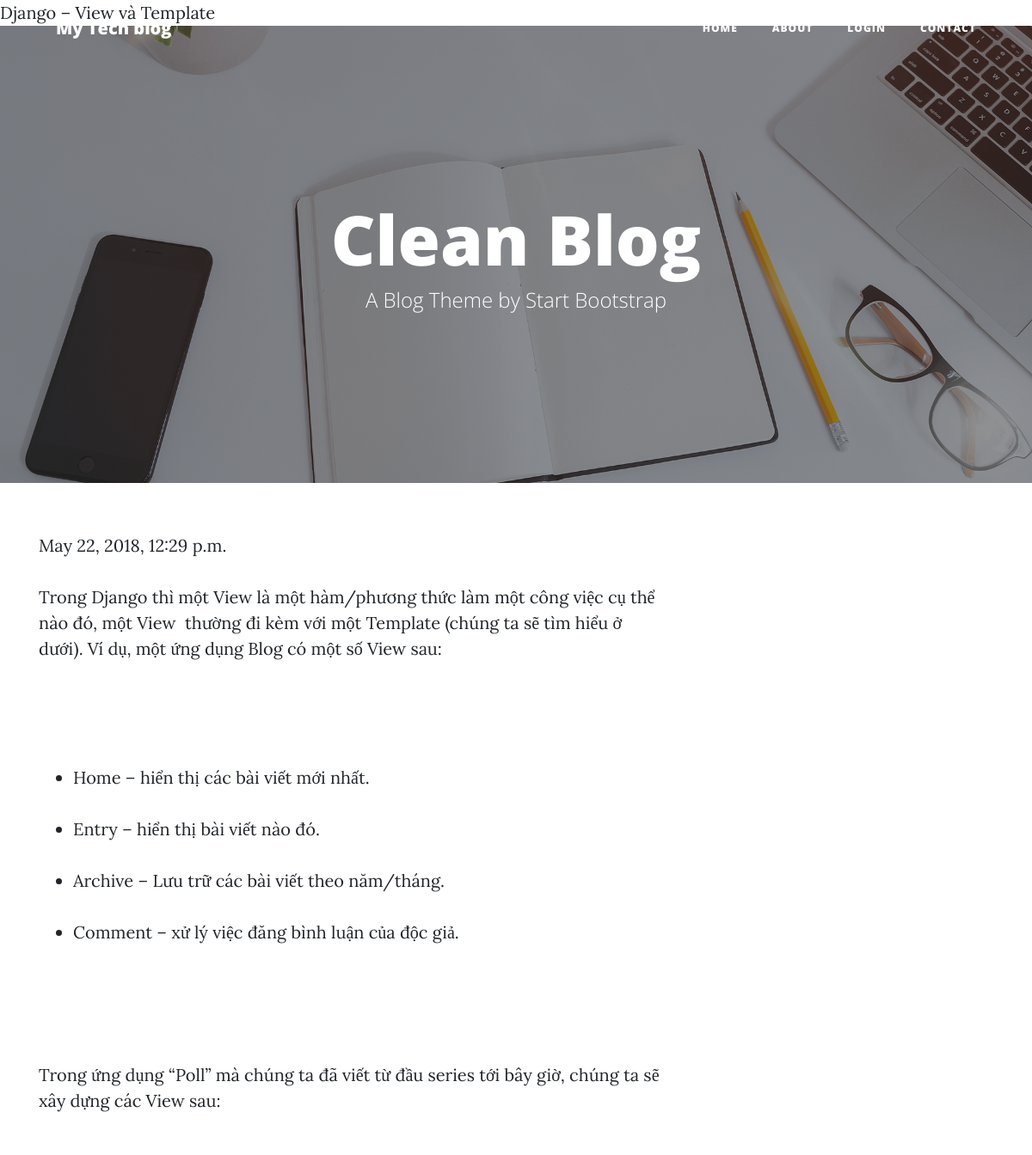
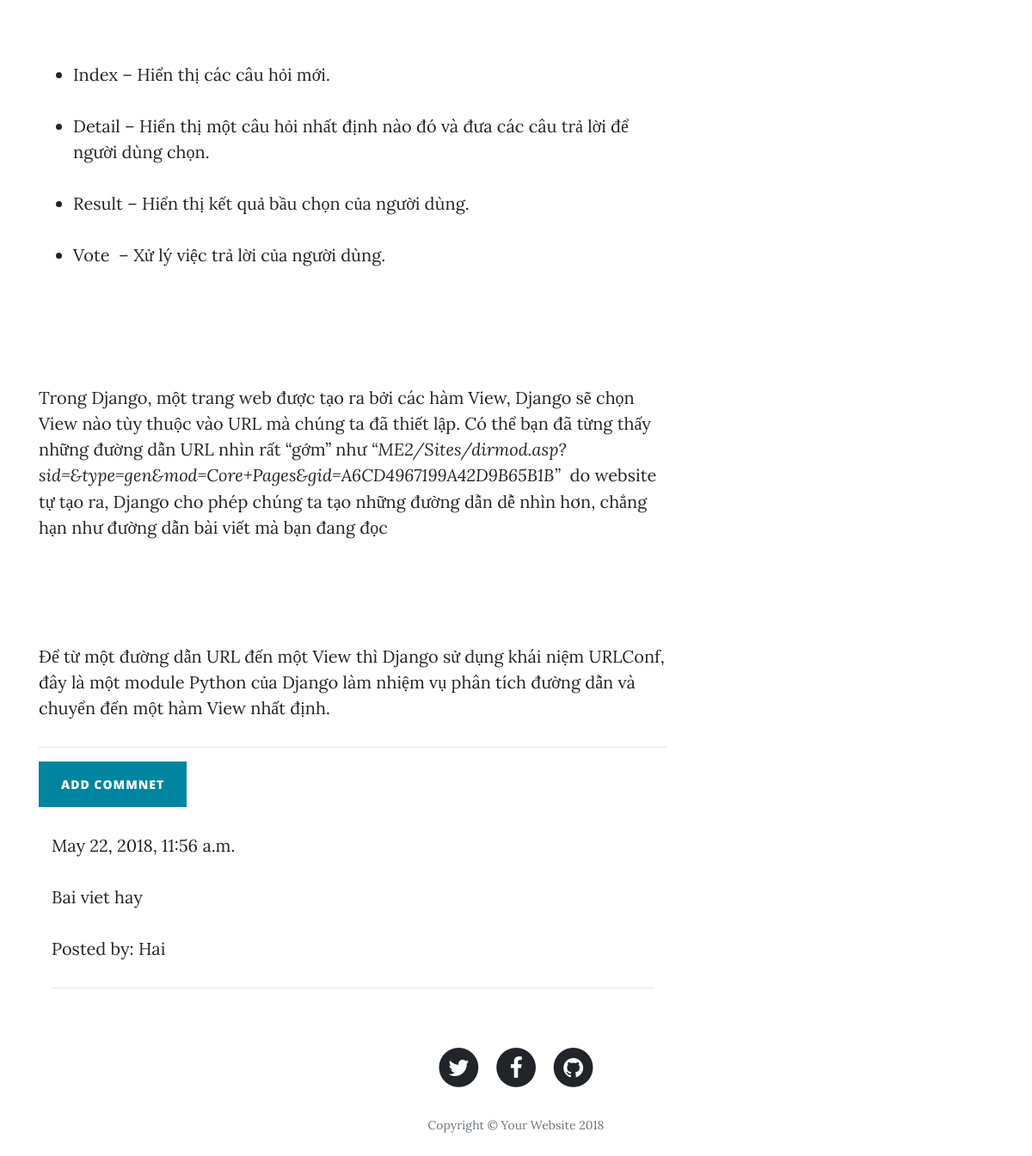
/post/10, run on the app's committed database (2 pictures, top to bottom).
### blog/models.py (models this page shows, shortened)
class Post(models.Model) :
    author = models.ForeignKey('auth.User',on_delete=models.CASCADE)
    title = models.CharField(max_length=200)
    text = models.TextField()
    created_date = models.DateTimeField(default=timezone.now())
    published_date = models.DateTimeField(blank=True, null=True)

class Comment(models.Model):
    post = models.ForeignKey('blog.Post', related_name='comments', on_delete=models.CASCADE)
    author = models.CharField(max_length=200)
    text = models.TextField()
    created_date = models.DateTimeField(default=timezone.now())
    approved_comment = models.BooleanField(default=False)

### blog/views.py (the view)
# urls.py: url(r'^post/(?P<pk>\d+)$', views.PostDetailView.as_view(), name='post_detail'),
class PostDetailView(DetailView):
    model = Post

### blog/templates/blog/post_detail.html (shortened to what this page needs)
{% extends "blog/base.html" %}
{% block content %}
    {% if post.published_date %}
        <div class="date postdate">
            {{ post.published_date }}
        </div>
    {% else %}
        <a class="btn btn-default" href="{% url 'post_publish' pk=post.pk %}">Pulish</a>
    {% endif %}
    <p class="postcontent">{{ post.text|safe|linebreaksbr}}</p>
    <hr>
    <a class="btn btn-primary" href="{% url 'add_comment_to_post' pk=post.pk %}">Add commnet</a>
    <div class="container">
        {% for comment in post.comments.all %}
            <br>
            {% if user.is_authenticated or comment.approved_comment %}
                {{ comment.created_date  }}
                <p>{{ comment.text|safe|linebreaks }}</p>
                <p>Posted by: {{ comment.author }}</p>
            {% endif %}
            <hr>
        {% empty %}
                <p>No comment!</p>
        {% endfor %}
    </div>
{% endblock %}

### data on the page
Post: published_date "May 22, 2018, 12:29 p.m.", text "Trong Django thì một View là một hàm/phương thức làm một công việc cụ thể nào đó, một View thường đi kèm với một Template (chúng ta sẽ tìm hiểu ở dưới). Ví dụ, một ứng dụng Blog có một số View sau: Home – hiển thị các bài viết mới nhất. Entry – hiển thị bài viết nào đó. Archive – Lưu trữ các bài viết theo năm/tháng. Comment – xử lý việc đăng bình luận của độc giả. Trong ứng dụng “Poll” mà chúng ta đã viết từ đầu series tới bây giờ, chúng ta sẽ xây dựng các View sau: Index – Hiển thị các câu hỏi mới. Detail – Hiển thị một câu hỏi nhất định nào đó và đưa các câu trả lời để người dùng chọn. Result – Hiển thị kết quả bầu chọn của người dùng. Vote – Xử lý việc trả lời của người dùng. Trong…"
Comment: created_date "May 22, 2018, 11:56 a.m.", text "Bai viet hay", author "Hai"
